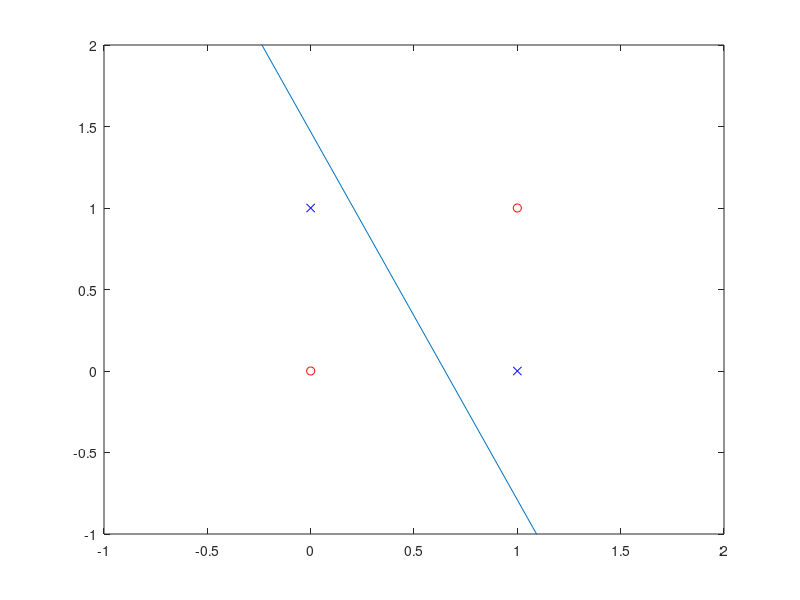

This figure's MATLAB source:
input = [0 0 1; 0 1 1; 1 0 1; 1 1 1] % input vector
num_in = 4; % number of samples
desired_out = [0;1;1;0] % desired output
w=rand(3,1); % weight vector, initially zero
iterations = 100; % number of iterations to go through

for i = 1:iterations
   out = zeros(4,1);
   for j = 1:num_in % go per row of x
      y = input(j,1)*w(1,1)+input(j,2)*w(2,1)+w(3,1); % sum
      out(j,1) = y>0;
      w(1,1) =w(1,1)+input(j,1)*(desired_out(j,1)-out(j,1));
      w(2,1) = w(2,1)+input(j,2)*(desired_out(j,1)-out(j,1));
      w(3,1) = w(3,1)+input(j,3)*(desired_out(j,1)-out(j,1));
   end
end
out %print the output


% Initialization
    xmax = max(input( :,1)) + 1;
    xmin = min(input(:,1)) - 1;
    ymax = max(input(:,2)) + 1;
    ymin = min(input(:,2)) - 1;
...
% Plot data and discriminant
    hold off;
    plot(input(desired_out==1,1), input(desired_out==1,2), 'bx');
    hold on
    plot(input(desired_out==0,1), input(desired_out==0,2), 'ro');
    axis([xmin xmax ymin ymax]);
    hold on;
    line([xmin xmax], [-(w(1,1) * xmin + w(3,1)) / w(2,1), ...
    -(w(1,1) * xmax + w(3,1)) / w(2,1)]);
    pause(0.1);  